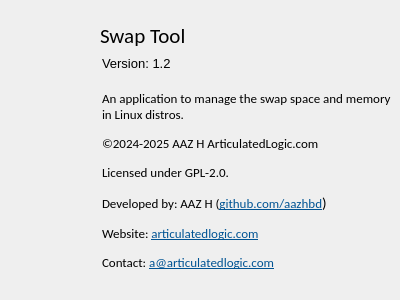
<?xml version="1.0" encoding="UTF-8"?>
<ui version="4.0">
 <class>AboutDialog</class>
 <widget class="QDialog" name="AboutDialog">
  <property name="windowModality">
   <enum>Qt::WindowModality::ApplicationModal</enum>
  </property>
  <property name="geometry">
   <rect>
    <x>0</x>
    <y>0</y>
    <width>400</width>
    <height>300</height>
   </rect>
  </property>
  <property name="sizePolicy">
   <sizepolicy hsizetype="Fixed" vsizetype="Fixed">
    <horstretch>0</horstretch>
    <verstretch>0</verstretch>
   </sizepolicy>
  </property>
  <property name="minimumSize">
   <size>
    <width>400</width>
    <height>300</height>
   </size>
  </property>
  <property name="maximumSize">
   <size>
    <width>400</width>
    <height>300</height>
   </size>
  </property>
  <property name="windowTitle">
   <string>About</string>
  </property>
  <widget class="QLabel" name="nameLabel">
   <property name="geometry">
    <rect>
     <x>100</x>
     <y>10</y>
     <width>151</width>
     <height>51</height>
    </rect>
   </property>
   <property name="font">
    <font>
     <family>Calibri</family>
     <pointsize>16</pointsize>
     <bold>false</bold>
    </font>
   </property>
   <property name="text">
    <string>Swap Tool</string>
   </property>
  </widget>
  <widget class="QLabel" name="descriptionLabel">
   <property name="geometry">
    <rect>
     <x>102</x>
     <y>80</y>
     <width>291</width>
     <height>201</height>
    </rect>
   </property>
   <property name="font">
    <font>
     <family>Calibri</family>
     <pointsize>11</pointsize>
    </font>
   </property>
   <property name="text">
    <string>&lt;html&gt;&lt;head/&gt;&lt;body&gt;&lt;p&gt;&lt;span style=&quot; font-family:'Segoe UI'; font-size:10pt;&quot;&gt;An application to manage the swap space and memory in Linux distros. &lt;/span&gt;&lt;/p&gt;&lt;p&gt;&lt;span style=&quot; font-family:'Segoe UI'; font-size:10pt;&quot;&gt;©2024-2025 AAZ H ArticulatedLogic.com &lt;/span&gt;&lt;/p&gt;&lt;p&gt;&lt;span style=&quot; font-family:'Segoe UI'; font-size:10pt;&quot;&gt;Licensed under GPL-2.0.&lt;/span&gt;&lt;/p&gt;&lt;p&gt;&lt;span style=&quot; font-family:'Segoe UI'; font-size:10pt;&quot;&gt;Developed by: AAZ H (&lt;/span&gt;&lt;a href=&quot;https://github.com/aazhbd&quot;&gt;&lt;span style=&quot; font-family:'Segoe UI'; font-size:10pt; text-decoration: underline; color:#005393;&quot;&gt;github.com/aazhbd&lt;/span&gt;&lt;/a&gt;&lt;span style=&quot; font-family:'Segoe UI'; font-size:11pt;&quot;&gt;)&lt;/span&gt;&lt;/p&gt;&lt;p&gt;&lt;span style=&quot; font-family:'Segoe UI'; font-size:10pt;&quot;&gt;Website: &lt;/span&gt;&lt;a href=&quot;https://articulatedlogic.com&quot;&gt;&lt;span style=&quot; font-family:'Segoe UI'; font-size:10pt; text-decoration: underline; color:#005393;&quot;&gt;articulatedlogic.com&lt;/span&gt;&lt;/a&gt;&lt;/p&gt;&lt;p&gt;&lt;span style=&quot; font-family:'Segoe UI'; font-size:10pt;&quot;&gt;Contact: &lt;/span&gt;&lt;a href=&quot;mailto:a@articulatedlogic.com&quot;&gt;&lt;span style=&quot; font-family:'Segoe UI'; font-size:10pt; text-decoration: underline; color:#005393;&quot;&gt;a@articulatedlogic.com&lt;/span&gt;&lt;/a&gt;&lt;/p&gt;&lt;/body&gt;&lt;/html&gt;</string>
   </property>
   <property name="scaledContents">
    <bool>false</bool>
   </property>
   <property name="wordWrap">
    <bool>true</bool>
   </property>
  </widget>
  <widget class="QLabel" name="iconLabel">
   <property name="geometry">
    <rect>
     <x>10</x>
     <y>10</y>
     <width>80</width>
     <height>80</height>
    </rect>
   </property>
   <property name="text">
    <string/>
   </property>
   <property name="pixmap">
    <pixmap resource="../resources.qrc">:/ui/alogic_logo.ico</pixmap>
   </property>
   <property name="scaledContents">
    <bool>true</bool>
   </property>
  </widget>
  <widget class="QLabel" name="versionLabel">
   <property name="geometry">
    <rect>
     <x>102</x>
     <y>48</y>
     <width>111</width>
     <height>31</height>
    </rect>
   </property>
   <property name="font">
    <font>
     <pointsize>10</pointsize>
    </font>
   </property>
   <property name="text">
    <string>Version: 1.2</string>
   </property>
  </widget>
 </widget>
 <resources>
  <include location="../resources.qrc"/>
 </resources>
 <connections/>
</ui>
